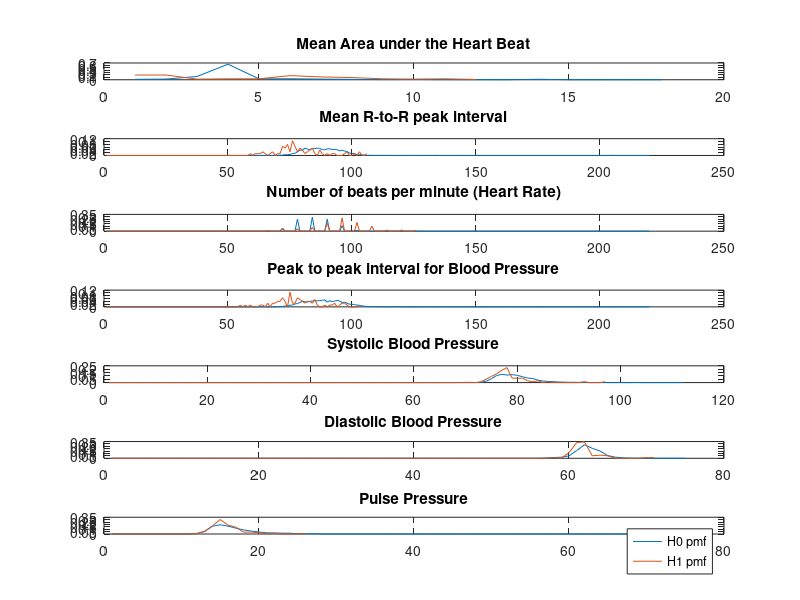
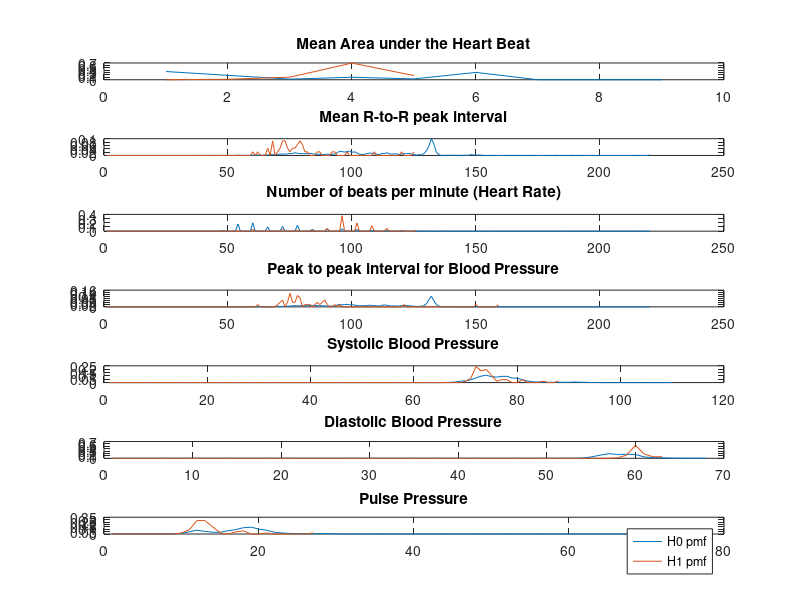
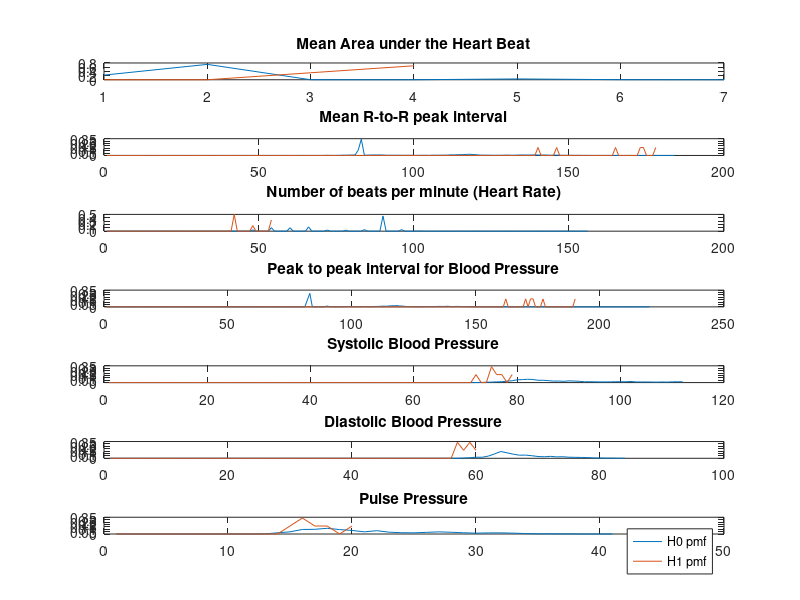
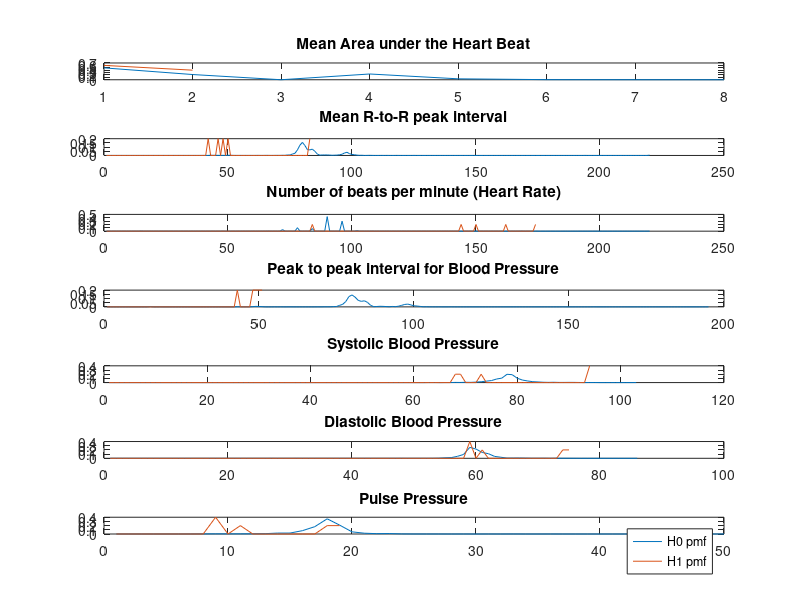

The MATLAB script that drew these images, in order: (Note: this script raises an error after producing the figures.)
close all;
clear all;

%%Task 0
%Load in data sets and make it readable.
dat1_const = load('patient_data/1_a41178.mat');
dat2_const = load('patient_data/2_a42126.mat');
dat3_const = load('patient_data/3_a40076.mat');
dat4_const = load('patient_data/4_a40050.mat');
dat5_const = load('patient_data/5_a41287.mat');
dat6_const = load('patient_data/6_a41846.mat');
dat7_const = load('patient_data/7_a41846.mat');
dat8_const = load('patient_data/8_a42008.mat');
dat9_const = load('patient_data/9_a41846.mat');

%put in array for simplification of data management
dat_array = [dat1_const, dat2_const, dat3_const, dat4_const, dat5_const, dat6_const, dat7_const, dat8_const, dat9_const];

%X_length: stores number of data points per patient for data, training,
%test
all_length = zeros(1, 9);
training_length = zeros(1,9);
testing_length = zeros(1, 9);
for k = 1:9
    %store the number of elements to perform operations with
    all_length(k) = length(dat_array(k).all_data);
    training_length(k) = floor(all_length(k) * 2/3);
    testing_length(k) = all_length(k) - training_length(k);
    dat_array(k).all_data = floor(dat_array(k).all_data);
   
end

%initialize all data sets for permuatations
for k = 1:9
    train(k).all_data = dat_array(k).all_data(:,1:training_length(k));
    train(k).all_labels = dat_array(k).all_labels(:,1:training_length(k));
    test(k).all_data = dat_array(k).all_data(:, training_length(k)+1:all_length(k));
    test(k).all_labels = dat_array(k).all_labels(:, training_length(k)+1:all_length(k));
end
for k = 1:9
   for j = 1:7
      index1 = 1;
      index0 = 1;
      for i = 1: training_length(k)
          if(train(k).all_labels(1, i) == 1)
              train(k).goldens(j, index1) = train(k).all_data(j,i);
              index1 = index1 + 1;
          end
          if(train(k).all_labels(1, i) == 0)
              train(k).nongoldens(j,index0) = train(k).all_data(j,i);
              index0 = index0 + 1;
          end
      end
   end
end
%open a result file for printing things
fid = fopen('ECE313_Final_group5', 'w');
%completed: 5:55 AM
%update: 8:08 AM
%%Task 1
%a: Calculate prior probabilities of P(H1) an dP(H0)
for k = 1:9
    prior_H1(k) = sum(train(1).all_labels)/training_length(1);
    prior_H0(k) = 1 - prior_H1(k);
end
%b: construct likelihood matrices for each of the seven features

feature_labels = {'Mean Area under the Heart Beat','Mean R-to-R peak interval','Number of beats per minute (Heart Rate)','Peak to peak interval for Blood Pressure','Systolic Blood Pressure','Diastolic Blood Pressure','Pulse Pressure'};

for k = 1:9
    figure;
    for j = 1:7
        likelyH1 = tabulate(train(k).goldens(j,:));
            likelyH1(:,3) = likelyH1(:,3) / 100;
        likelyH0 = tabulate(train(k).nongoldens(j,:));
            likelyH0(:,3) = likelyH0(:,3) / 100;
        subplot(7, 1, j); 
        plot(likelyH0(:,3));
        title(feature_labels(j));
        hold on; 
        plot(likelyH1(:,3));
    %figure out quartiles and save them
        max1 = max(likelyH1(:,1)); 
        max2 = max(likelyH0(:,1));
        max_val = max(max1,max2);
        min1 = min(likelyH1(:,1)); 
        min2 = min(likelyH0(:,1));
        min_val = min(min1,min2);
        train(k).middle(j) = floor((max_val - min_val)/2);
        train(k).first_quarter(j) = floor((train(k).middle(j) - min_val)/2);
        train(k).third_quarter(j) = floor((max_val - train(k).middle(j))/2) + train(k).middle(j);
        train(k).max(j) = max_val;
        train(k).H1(j,1:4) = zeros();
        train(k).H0(j,1:4) = zeros();
        for i = 1:size(likelyH1) 
           if (likelyH1(i,1) < train(k).first_quarter(j))
                percent = likelyH1(i,3);
                p = 1;
           elseif (likelyH1(i,1) < train(k).middle(j))
                percent = likelyH1(i,3);
                p = 2;
           elseif (likelyH1(i,1) < train(k).third_quarter(j))
                percent = likelyH1(i,3);
                p = 3;
           else
                percent = likelyH1(i,3);
                p = 4;
           end
           train(k).H1(j,p) = train(k).H1(j,p)+ percent;
        end
        
        for i = 1:size(likelyH0) 
           if (likelyH0(i,1) < train(k).first_quarter(j)) 
                percent = likelyH0(i,3);
                p = 1;
           elseif (likelyH0(i,1) < train(k).middle(j))
                percent = likelyH0(i,3);
                p = 2;
           elseif (likelyH0(i,1) < train(k).third_quarter(j))
                percent = likelyH0(i,3);
                p = 3;
           else
                percent = likelyH0(i,3);
                p = 4;
           end
           train(k).H0(j,p) = train(k).H0(j,p)+ percent;
        end
    end
    legend('H0 pmf', 'H1 pmf');
end

%c: show results by generating a seperate figure for each patient 
%c Executed in B

%d: Calculate ML and MAP decision rule vectors
for k = 1:9
    for j = 1:7
        for p = 1:4
            if( train(k).H1(j,p) >= train(k).H0(j,p))
                train(k).ML(j,p) = 1;
            else 
                train(k).ML(j,p) = 0;
            end
            if(train(k).H1(j,p) * prior_H1 >= train(k).H0(j,p)*prior_H0)
                train(k).MAP(j,p) = 1;
            else
                train(k).MAP(j,p) = 0;
            end
        end
    end
end
%e: save the results in a 9 by 7 cell array called HT_table_array
HT_table_array = cell(9,7);

for k = 1:9
    for j = 1:7
           Max_Value(:,1) = [train(k).first_quarter(j), train(k).middle(j), train(k).third_quarter(j), train(k).max(j)];
           H1_array(:,1) = [train(k).H1(j,1), train(k).H1(j,2), train(k).H1(j,3), train(k).H1(j,4)];
           H0_array(:,1) = [train(k).H0(j,1), train(k).H0(j,2), train(k).H0(j,3), train(k).H0(j,4)];
           ML_array(:,1) = [train(k).ML(j,1), train(k).ML(j,2), train(k).ML(j,3), train(k).ML(j,4)];
           MAP_array(:,1) = [train(k).MAP(j,1), train(k).MAP(j,2), train(k).MAP(j,3), train(k).MAP(j,4)];
           HT_table_array{k, j} = table(Max_Value, H1_array, H0_array, ML_array, MAP_array);
          
    end
end
%Task 1.2


     
